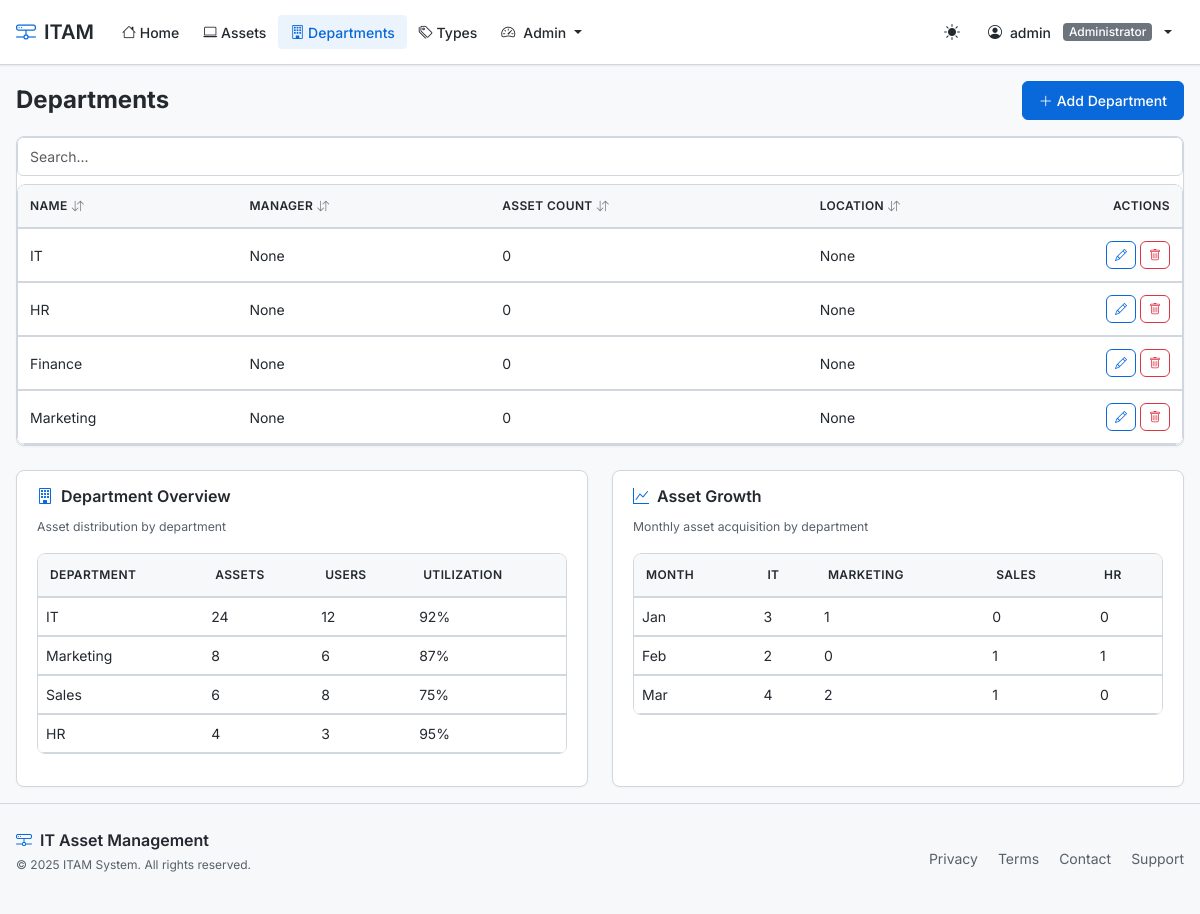
The page /departments (signed in) on the database its author committed.
### app/models/models.py (models this page shows, shortened)
class User(UserMixin, db.Model):
    __tablename__ = 'users'
    id = db.Column(db.Integer, primary_key=True)
    username = db.Column(db.String(64), unique=True, index=True)
    email = db.Column(db.String(120), unique=True, index=True)
    password_hash = db.Column(db.String(128))
    role_id = db.Column(db.Integer, db.ForeignKey('roles.id'))
    is_admin = db.Column(db.Boolean, default=False)
    is_active = db.Column(db.Boolean, default=True)
    last_login = db.Column(db.DateTime, default=datetime.utcnow)
    created_at = db.Column(db.DateTime, default=datetime.utcnow)
    @property
    def password(self):
        raise AttributeError('password is not a readable attribute')
    def can(self, perm):
        return self.role is not None and self.role.has_permission(perm)
    def is_administrator(self):
        return self.can(Permission.ADMIN)

class Role(db.Model):
    __tablename__ = 'roles'
    id = db.Column(db.Integer, primary_key=True)
    name = db.Column(db.String(64), unique=True)
    default = db.Column(db.Boolean, default=False, index=True)
    permissions = db.Column(db.Integer)
    users = db.relationship('User', backref='role', lazy='dynamic')
    def has_permission(self, perm):
        return self.permissions & perm == perm

class Department(db.Model):
    __tablename__ = 'departments'
    id = db.Column(db.Integer, primary_key=True)
    name = db.Column(db.String(64), unique=True)
    manager = db.Column(db.String(64))
    location = db.Column(db.String(128))
    description = db.Column(db.Text)
    created_at = db.Column(db.DateTime, default=datetime.utcnow)
    assets = db.relationship('Asset', backref='department', lazy='dynamic')
    @property
    def asset_count(self):
        return self.assets.count()

### app/routes/main.py (the view)
@main_bp.route('/departments')
@login_required
@permission_required(Permission.VIEW)
def departments():
    departments = Department.query.all()
    return render_template('departments/index.html', title='Departments', departments=departments)

### app/models/models.py (called while the page is built)
@login_manager.user_loader
def load_user(user_id):
    return User.query.get(int(user_id))

### app/templates/departments/index.html (shortened to what this page needs)
{% extends "base.html" %}
{% block content %}
<div class="d-flex justify-content-between align-items-center mb-3">
    <h1 class="fs-4 fw-bold mb-0">Departments</h1>
    <a href="{{ url_for('main.new_department') }}" class="btn btn-primary btn-sm">
        <i class="bi bi-plus-lg me-1"></i>Add Department
    </a>
</div>
<div class="card mb-4">
    <div class="card-body p-0">
        <div class="table-filterable">
            <table class="table table-hover sortable mb-0">
                <thead>
                    <tr>
                        <th data-sort="text">Name</th>
                        <th data-sort="text">Manager</th>
                        <th data-sort="number">Asset Count</th>
                        <th data-sort="text">Location</th>
                        <th class="actions-column">Actions</th>
                    </tr>
                </thead>
                <tbody>
                    {% for department in departments %}
                    <tr>
                        <td>{{ department.name }}</td>
                        <td>{{ department.manager }}</td>
                        <td>{{ department.asset_count }}</td>
                        <td>{{ department.location }}</td>
                        <td class="actions-column">
                            <a href="{{ url_for('main.edit_department', id=department.id) }}" class="btn btn-sm btn-outline-primary">
                                <i class="bi bi-pencil"></i>
                            </a>
                            <a href="{{ url_for('main.delete_department', id=department.id) }}" class="btn btn-sm btn-outline-danger">
                                <i class="bi bi-trash"></i>
                            </a>
                        </td>
                    </tr>
                    {% else %}
                    <tr>
                        <td colspan="5" class="text-center py-3">No departments found. <a href="{{ url_for('main.new_department') }}">Add your first department</a>.</td>
                    </tr>
                    {% endfor %}
                </tbody>
            </table>
        </div>
    </div>
</div>
<div class="row">
    <div class="col-md-6 mb-3">
        <div class="card h-100">
            <div class="card-body">
                <h5 class="card-title"><i class="bi bi-building"></i> Department Overview</h5>
                <p class="text-muted small mb-3">Asset distribution by department</p>
                <div class="table-responsive">
                    <table class="table table-sm">
                        <thead>
                            <tr>
                                <th>Department</th>
                                <th>Assets</th>
                                <th>Users</th>
                                <th>Utilization</th>
                            </tr>
                        </thead>
                        <tbody>
                            <tr>
                                <td>IT</td>
                                <td>24</td>
                                <td>12</td>
                                <td>92%</td>
                            </tr>
                            <tr>
                                <td>Marketing</td>
                                <td>8</td>
                                <td>6</td>
                                <td>87%</td>
                            </tr>
                            <tr>
                                <td>Sales</td>
                                <td>6</td>
                                <td>8</td>
                                <td>75%</td>
                            </tr>
                            <tr>
                                <td>HR</td>
                                <td>4</td>
                                <td>3</td>
                                <td>95%</td>
                            </tr>
                        </tbody>
                    </table>
                </div>
            </div>
        </div>
    </div>
    <div class="col-md-6 mb-3">
        <div class="card h-100">
            <div class="card-body">
                <h5 class="card-title"><i class="bi bi-graph-up"></i> Asset Growth</h5>
                <p class="text-muted small mb-3">Monthly asset acquisition by department</p>
                <div class="table-responsive">
                    <table class="table table-sm">
                        <thead>
                            <tr>
                                <th>Month</th>
                                <th>IT</th>
                                <th>Marketing</th>
                                <th>Sales</th>
                                <th>HR</th>
                            </tr>
                        </thead>
                        <tbody>
                            <tr>
                                <td>Jan</td>
                                <td>3</td>
                                <td>1</td>
                                <td>0</td>
                                <td>0</td>
                            </tr>
                            <tr>
                                <td>Feb</td>
                                <td>2</td>
                                <td>0</td>
                                <td>1</td>
                                <td>1</td>
                            </tr>
                            <tr>
                                <td>Mar</td>
                                <td>4</td>
                                <td>2</td>
                                <td>1</td>
                                <td>0</td>
                            </tr>
                        </tbody>
                    </table>
                </div>
            </div>
        </div>
    </div>
</div>
{% endblock %}

### app/templates/base.html (shortened to what this page needs)
<!DOCTYPE html>
<html lang="en">
<head>
    <link href="https://cdn.jsdelivr.net/npm/bootstrap@5.3.2/dist/css/bootstrap.min.css" rel="stylesheet">
    <link rel="stylesheet" href="https://cdn.jsdelivr.net/npm/bootstrap-icons@1.11.1/font/bootstrap-icons.css">
    <link rel="stylesheet" href="{{ url_for('static', filename='css/style.css') }}">
</head>
<body>
    <header>
        <nav class="navbar navbar-expand-lg">
            <div class="container">
                <a class="navbar-brand" href="{{ url_for('main.index') }}">
                    <i class="bi bi-hdd-network"></i>
                    ITAM
                </a>
                <div class="collapse navbar-collapse" id="navbarNav">
                    <ul class="navbar-nav me-auto">
                        <li class="nav-item">
                            <a class="nav-link {% if request.path == url_for('main.index') %}active{% endif %}" href="{{ url_for('main.index') }}">
                                <i class="bi bi-house"></i> Home
                            </a>
                        </li>
                        {% if current_user.is_authenticated and current_user.can(Permission.VIEW) %}
                        <li class="nav-item">
                            <a class="nav-link {% if request.path.startswith('/assets') %}active{% endif %}" href="{{ url_for('main.assets') }}">
                                <i class="bi bi-laptop"></i> Assets
                            </a>
                        </li>
                        <li class="nav-item">
                            <a class="nav-link {% if request.path.startswith('/departments') %}active{% endif %}" href="{{ url_for('main.departments') }}">
                                <i class="bi bi-building"></i> Departments
                            </a>
                        </li>
                        <li class="nav-item">
                            <a class="nav-link {% if request.path.startswith('/asset_types') %}active{% endif %}" href="{{ url_for('main.asset_types') }}">
                                <i class="bi bi-tags"></i> Types
                            </a>
                        </li>
                        {% endif %}
                        {% if current_user.is_authenticated and current_user.is_administrator() %}
                        <li class="nav-item dropdown">
                            <a class="nav-link dropdown-toggle" href="#" role="button" data-bs-toggle="dropdown">
                                <i class="bi bi-speedometer2 me-2"></i>Admin
                            </a>
                        </li>
                        {% endif %}
                    </ul>
                    <ul class="navbar-nav align-items-center">
                        <li class="nav-item me-2">
                            <button class="theme-toggle" id="theme-toggle" aria-label="Toggle theme">
                                <i class="bi bi-sun-fill"></i>
                            </button>
                        </li>
                        {% if current_user.is_authenticated %}
                        <li class="nav-item dropdown">
                            <a class="nav-link dropdown-toggle d-flex align-items-center gap-2" href="#" id="userDropdown" role="button" data-bs-toggle="dropdown">
                                <i class="bi bi-person-circle"></i>
                                <span>{{ current_user.username }}</span>
                                {% if current_user.role %}
                                <span class="badge bg-secondary ms-1">{{ current_user.role.name }}</span>
                                {% endif %}
                            </a>
                        </li>
                        {% endif %}
                    </ul>
                </div>
            </div>
        </nav>
    </header>
    <main class="container mt-3">
        {% block content %}{% endblock %}
    </main>
    <footer class="footer">
        <div class="container">
            <div class="footer-content">
                <div>
                    <div class="footer-brand">
                        <i class="bi bi-hdd-network"></i>
                        IT Asset Management
                    </div>
                    <p class="copyright mt-1">© 2025 ITAM System. All rights reserved.</p>
                </div>
                <div class="footer-links">
                    <a href="#" class="footer-link">Privacy</a>
                    <a href="#" class="footer-link">Terms</a>
                    <a href="#" class="footer-link">Contact</a>
                    <a href="#" class="footer-link">Support</a>
                </div>
            </div>
        </div>
    </footer>
</body>
</html>

### rows shown on the page
User: username "admin"
Role: role.name "Administrator"
Department: name "IT", manager "None", asset_count "0", location "None"
Department: name "HR", manager "None", asset_count "0", location "None"
Department: name "Finance", manager "None", asset_count "0", location "None"
Department: name "Marketing", manager "None", asset_count "0", location "None"
